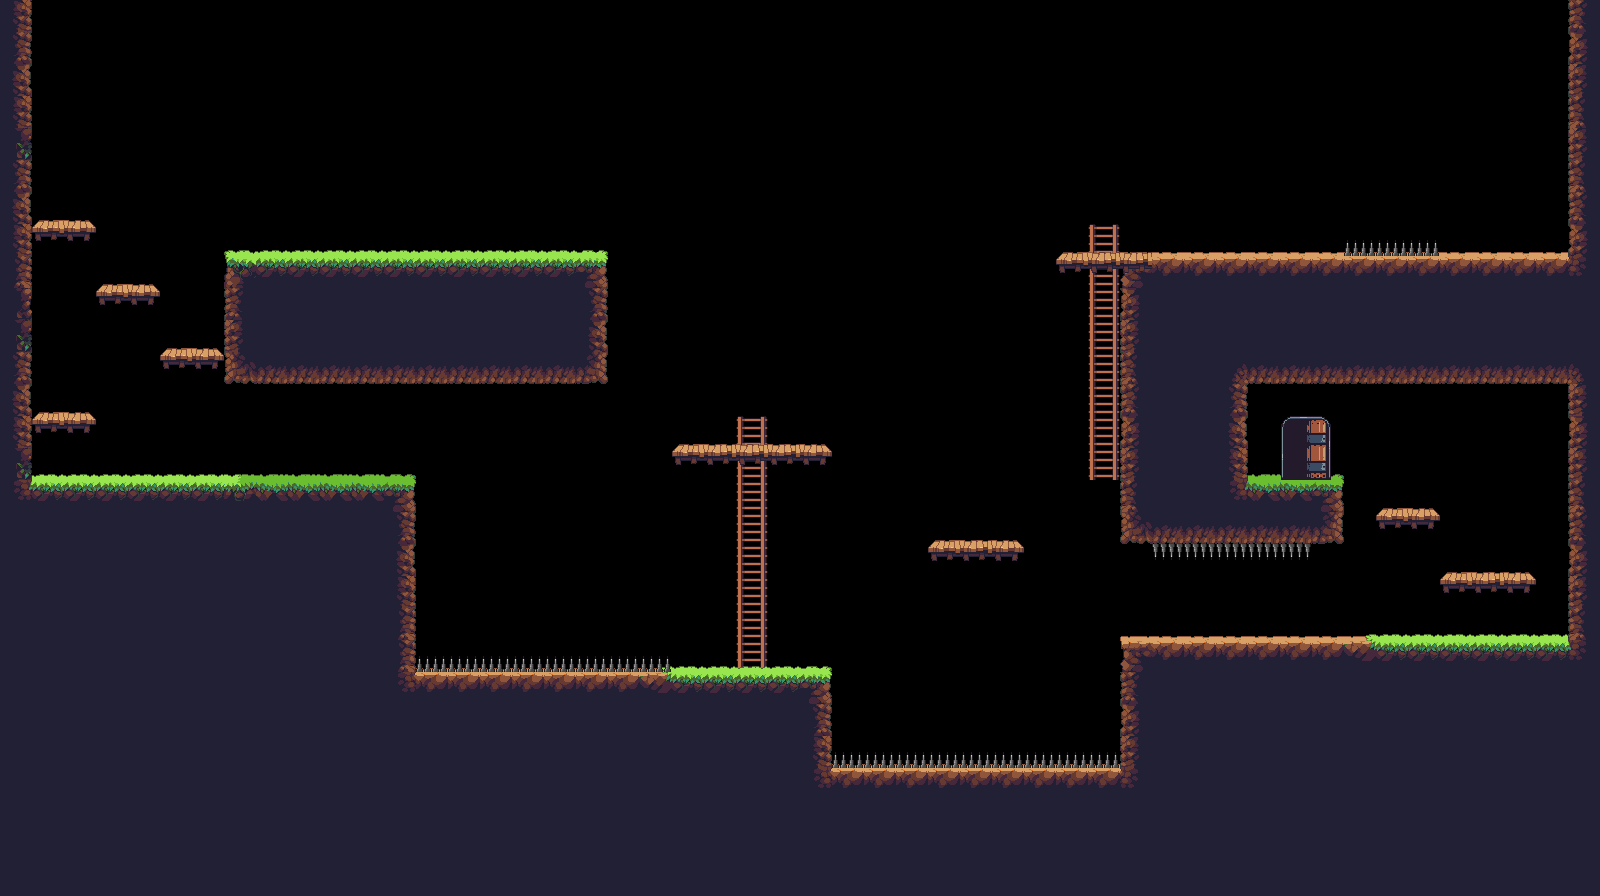

Below is a game level as drawn by its tile map, then a one-line description and the .tmx that defines it (tile-layer data replaced by summaries):
An orthogonal 50x28 tile map with 32x32 px tiles, 2 tile layers (ground, Tile Layer 2), 7 tilesets and 51 objects (20x coin, 9x oneway, 4x spikes, 3x mob_spawn, 2x ladder, ...).

<map version="1.2" tiledversion="1.3.3" orientation="orthogonal" renderorder="right-down" width="50" height="28" tilewidth="32" tileheight="32" infinite="0" nextlayerid="5" nextobjectid="73">
 <tileset firstgid="1" source="../tilesets/opp1_jungle/tile_jungle_bottom_brown.tsx" />
 <tileset firstgid="17" source="../tilesets/opp1_jungle/tile_jungle_wall_brown.tsx" />
 <tileset firstgid="65" source="../tilesets/opp1_jungle/tile_jungle_ground_brown.tsx" />
 <tileset firstgid="83" source="../tilesets/opp1_jungle/oneway.tsx" />
 <tileset firstgid="86" source="../tilesets/ladder.tsx" />
 <tileset firstgid="92" source="../tilesets/spikes.tsx" />
 <tileset firstgid="94" source="../tilesets/door.tsx" />
 <layer id="1" name="ground" width="50" height="28">
  <data>[1400 cells, 600 non-empty, 36 distinct tile ids]</data>
 </layer>
 <layer id="2" name="Tile Layer 2" width="50" height="28">
  <data>[1400 cells, 47 non-empty, 6 distinct tile ids]</data>
 </layer>
 <objectgroup id="4" name="Object Layer 2">
  <object id="13" x="0" y="0" width="32" height="480" />
  <object id="14" x="416" y="672" width="416" height="224" />
  <object id="15" x="832" y="768" width="288" height="128" />
  <object id="16" x="1120" y="256" width="448" height="128" />
  <object id="17" x="1568" y="32" width="32" height="608" />
  <object id="18" x="32" y="0" width="1568" height="32" />
  <object id="25" name="oneway" x="1440" y="576" width="96" height="16" />
  <object id="29" name="ladder" x="1088" y="224" width="32" height="256" />
  <object id="32" name="oneway" x="1376" y="512" width="64" height="16" />
  <object id="33" x="1120" y="640" width="480" height="256" />
  <object id="34" x="1120" y="384" width="128" height="160" />
  <object id="35" x="1248" y="480" width="96" height="64" />
  <object id="37" name="oneway" x="928" y="544" width="96" height="16" />
  <object id="38" name="oneway" x="672" y="448" width="160" height="16" />
  <object id="39" name="oneway" x="1056" y="256" width="64" height="16" />
  <object id="40" x="0" y="480" width="416" height="416" />
  <object id="41" name="ladder" x="736" y="416" width="32" height="256" />
  <object id="47" name="oneway" x="32" y="416" width="64" height="16" />
  <object id="48" name="oneway" x="160" y="352" width="64" height="16" />
  <object id="49" name="oneway" x="96" y="288" width="64" height="16" />
  <object id="50" name="oneway" x="32" y="224" width="64" height="16" />
  <object id="51" x="224" y="256" width="384" height="128" />
 </objectgroup>
 <objectgroup id="3" name="markers">
  <object id="2" name="mob_spawn" x="1296" y="624">
   <point />
  </object>
  <object id="8" name="coin" x="1344" y="168" width="16" height="16" />
  <object id="9" name="spikes" x="1152" y="544" width="160" height="16" />
  <object id="27" name="goal" x="1280" y="416" width="48" height="64" />
  <object id="28" name="spawn" x="288" y="408">
   <point />
  </object>
  <object id="30" name="coin" x="1424" y="144" width="16" height="16" />
  <object id="31" name="coin" x="1344" y="192" width="16" height="16" />
  <object id="44" name="mob_spawn" x="272" y="224">
   <point />
  </object>
  <object id="46" name="mob_spawn" x="560" y="224">
   <point />
  </object>
  <object id="52" name="spikes" x="832" y="752" width="288" height="16" />
  <object id="53" name="spikes" x="416" y="656" width="256" height="16" />
  <object id="54" name="coin" x="1064" y="224" width="16" height="16" />
  <object id="55" name="coin" x="1128" y="224" width="16" height="16" />
  <object id="56" name="coin" x="1096" y="224" width="16" height="16" />
  <object id="57" name="coin" x="1064" y="192" width="16" height="16" />
  <object id="58" name="coin" x="1128" y="192" width="16" height="16" />
  <object id="59" name="coin" x="1096" y="192" width="16" height="16" />
  <object id="60" name="coin" x="1064" y="160" width="16" height="16" />
  <object id="61" name="coin" x="1128" y="160" width="16" height="16" />
  <object id="62" name="coin" x="1096" y="160" width="16" height="16" />
  <object id="64" name="coin" x="1424" y="168" width="16" height="16" />
  <object id="65" name="coin" x="1344" y="144" width="16" height="16" />
  <object id="66" name="coin" x="1384" y="152" width="16" height="16" />
  <object id="67" name="coin" x="1384" y="128" width="16" height="16" />
  <object id="68" name="coin" x="168" y="144" width="16" height="16" />
  <object id="69" name="coin" x="136" y="144" width="16" height="16" />
  <object id="70" name="spikes" x="1348" y="240" width="87" height="16" />
  <object id="71" name="coin" x="1384" y="176" width="16" height="16" />
  <object id="72" name="coin" x="1424" y="192" width="16" height="16" />
 </objectgroup>
</map>
